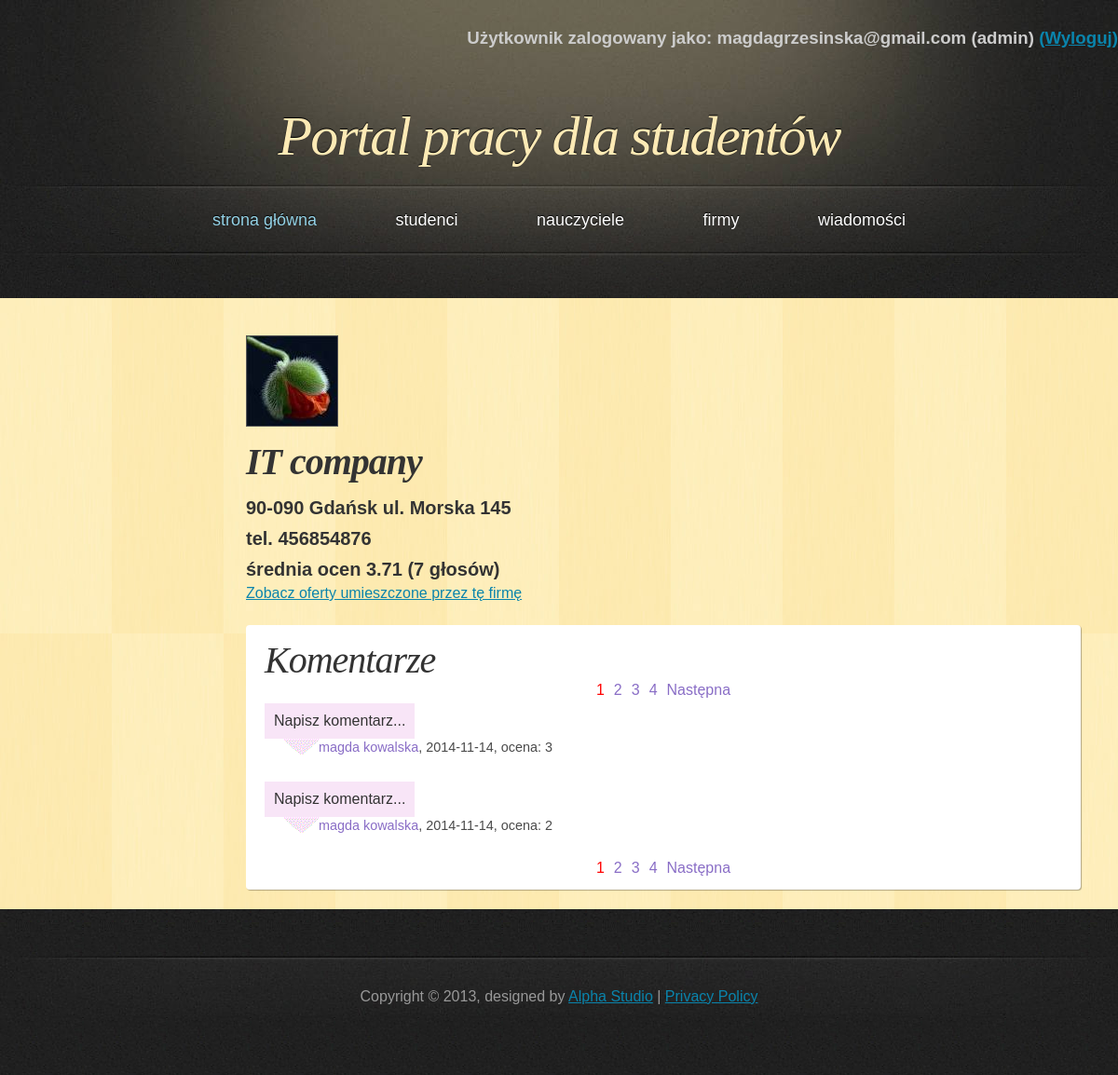
/PortalPracy/php/profile_company.php?id=1 (signed in), run on the app's committed database.
### tables this page shows
CREATE TABLE IF NOT EXISTS `company` (
  `company_id` int(11) NOT NULL AUTO_INCREMENT,
  `name` varchar(50) NOT NULL,
  `address` varchar(50) NOT NULL,
  `telephone` varchar(11) NOT NULL,
  `e_mail` varchar(50) NOT NULL,
  `password` varchar(100) NOT NULL,
  `active` tinyint(1) NOT NULL,
  `account_create_date` date NOT NULL,
  `photoname` varchar(30) NOT NULL,
  PRIMARY KEY (`company_id`)
);

CREATE TABLE IF NOT EXISTS `comment` (
  `comment_id` int(11) NOT NULL AUTO_INCREMENT,
  `company_id` int(11) NOT NULL,
  `student_id` int(11) NOT NULL,
  `content` text NOT NULL,
  `date` date NOT NULL,
  `rate` int(11) NOT NULL,
  PRIMARY KEY (`comment_id`),
  KEY `company_id` (`company_id`,`student_id`),
  KEY `student_id` (`student_id`)
);

CREATE TABLE IF NOT EXISTS `student` (
  `student_id` int(11) NOT NULL AUTO_INCREMENT,
  `name` varchar(45) NOT NULL,
  `last_name` varchar(45) NOT NULL,
  `address` varchar(50) NOT NULL,
  `telephone` varchar(11) NOT NULL,
  `e_mail` varchar(50) NOT NULL,
  `password` varchar(100) NOT NULL,
  `education` text NOT NULL,
  `languages` text NOT NULL,
  `experience` text NOT NULL,
  `skills` text NOT NULL,
  `interest` text NOT NULL,
  `employment_form` text NOT NULL,
  `change_of_residence` tinyint(1) NOT NULL,
  `salary` float NOT NULL,
  `status` text NOT NULL,
  `account_creation_date` date NOT NULL,
  `is_admin` tinyint(1) NOT NULL DEFAULT '0',
  `photoname` varchar(30) NOT NULL,
  PRIMARY KEY (`student_id`)
);

### PortalPracy/php/classDatabase.php (called while the page is built, shortened)
<?php
class Database {
    private $db;
    function __construct() {
        $this->server = 'localhost';
        $this->user = 'root';
        $this->password = '';
        $this->basename = 'data_base';
        $this->db = new mysqli($this->server, $this->user, $this->password, $this->basename);
        if ($this->db->connect_error) {
            die('Blad polaczenia z baza danych (' . $this->db->connect_errno . ') ' . $this->db->connect_error);
        } else {
            $this->db->query("SET NAMES 'utf8'");
        }
    }
    function get_company_data($id) {
        if ($result = $this->db->query("SELECT * FROM `company` WHERE `company_id`='$id'")) {
            if ($result->num_rows == 0) {
                return false;
            } else {
                $obj = $result->fetch_object();
                $array = array();
                $array['company_id'] = $obj->company_id;
                $array['name'] = $obj->name;
                $array['address'] = $obj->address;
                $array['telephone'] = $obj->telephone;
                $array['photoname'] = $obj->photoname;
                return $array;
            }
        }
    }
    function get_company_number() {
        if ($result = $this->db->query("SELECT * FROM `company`")) {
            $all = $result->num_rows;
        }
        return $all;
    }
    function get_comments_number($company_id) {
        if ($result = $this->db->query("SELECT * FROM `comment` WHERE `company_id`=$company_id")) {
            $all_refs = $result->num_rows;
        }
        return $all_refs;
    }
    function get_comments_list($start, $onpage, $company_id) {
        if ($result = $this->db->query("SELECT * FROM `comment` c JOIN `student` s ON c.`student_id`=s.`student_id` WHERE `company_id`=$company_id ORDER BY `date` DESC, `comment_id` DESC LIMIT $start, $onpage")) {
            return $result;
        } else
            echo "niepoprawne zapytanie";
    }
}

### PortalPracy/php/profile_company.php (the view, shortened to what this page needs)
<!DOCTYPE html>
<html>
    <head>
        <link href="../css/style.css" rel="stylesheet" type="text/css" />
    </head>
    <body>
        <div id="header">
            <?php
            include_once 'classPage.php';
            $page = new Page;
            $page->dologinfo();
            ?>
            <h1><a href="index.php">Portal pracy dla studentów</a></h1>
        </div>
        <?php
        $page->domenu();
        ?>
        <div id="main">
            <div id="content">
                <?php
                if (isset($_SESSION['name'])) {
                    include_once 'classDatabase.php';
                    $db = new Database();
                    if (!isset($_GET["id"])) {
                        if ($_SESSION['usertype'] == 'firma') {
                            $id = $_SESSION['id'];
                        } else {
                            $id = -1;
                        }
                    } else {
                        $id = $_GET['id'];
                    }
                    $allstudents = $db->get_company_number();
                    if ($id > $allstudents or $id == -1) {
                        echo "<h3>niepoprawny numer firmy</h3>";
                    } else {
                        $data = $db->get_company_data($id);
                        echo "<div id='profile_description'>";
                        echo "<img src='../galery_company/" . $data['photoname'] . "' class='photo'/>";
                        echo "<h2 class='datas_list_name'>" . $data['name'] . "</h2>";
                        echo "<h3 class='datas_list'>" . $data['address'] . "</h3>";
                        echo "<h3 class='datas_list'>tel. " . $data['telephone'] . "</h3>";
                        include_once 'classComment.php';
                        $com = Comment::make_new_to_count_average($id);
                        echo "<h3 class='datas_list'>średnia ocen <span id='average'>".$com->count_average()."</span> (<span id='allvotes'>".$com->count_number_of_votes()."</span> głosów)</h3>";
                        echo "<a href='list_offer_added.php?id=".$data['company_id']."'>Zobacz oferty umieszczone przez tę firmę</a>";
                        echo "</div>";
                        echo "<div id='comments'>";
                        echo "<h2>Komentarze</h2>";
                            ?>
                            <?php
                        $onpage = 2;
                        $all = $db->get_comments_number($id);
                        $start = $page->dopaging($onpage, $all, "profile_company.php?id=$id&amp;");
                        $result = $db->get_comments_list($start, $onpage, $id);
                        echo "<div id='shown_comments'>";
                        while ($obj = $result->fetch_object()) {
                            include_once 'classComment.php';
                            $com = Comment::make_new_to_display($obj->student_id, $obj->name, $obj->last_name, $obj->date, $obj->content, $obj->rate);
                            echo $com->display();
                        }
                        echo "</div>";
                        echo "</div>";
                    }
                }
                ?>
            </div>
            <div id="sidebar">
            </div>
            <div class="clearing">&nbsp;</div>
        </div>
    </body>
</html>

### PortalPracy/php/classComment.php (shortened to what this page needs)
<?php
include_once 'classDatabase.php';
class Comment {
    private $mysqli;
    private $student_id;
    private $student_name;
    private $student_last_name;
    private $company_id;
    private $date;
    private $content;
    private $rate;
    function __construct() {
        $this->mysqli = new Database();
    }
    public static function make_new_to_display($student_id, $student_name, $student_last_name, $date, $content, $rate) {
        $obj = new Comment();
        $obj->set_student_id($student_id);
        $obj->set_student_name($student_name);
        $obj->set_student_last_name($student_last_name);
        $obj->set_date($date);
        $obj->set_content($content);
        $obj->set_rate($rate);
        return $obj;
    }
    public static function make_new_to_count_average($company_id) {
        $obj = new Comment();
        $obj->set_company_id($company_id);
        return $obj;
    }
    function display() {
        $string = '';
        $string.= "<div class='commentbox'>";
        $string.= $this->content;
        $string.= "</div>";
        $string.= "<div class='commentfooter'>";
        $string.= "<a href='profile_student.php?id=" . $this->student_id . "'>" . $this->student_name . " " . $this->student_last_name . "</a>, ";
        $string.= $this->date;
        $string.= ", ocena: " . $this->rate;
        $string.= "</div>";
        return $string;
    }
    function count_number_of_votes() {
        return $this->mysqli->get_comments_number($this->company_id);
    }
    function count_average(){
        $all=$this->count_number_of_votes();
        if($all==0) {
            $average=0;
        } else {
            $sum=0;
            $votes=$this->mysqli->get_comments_list(0, $all, $this->company_id);
            while ($obj = $votes->fetch_object()) {
                $sum+=$obj->rate;
            }
            $average=$sum/$all;
        }
        return round($average,2);
    }
    public function set_student_id($student_id) {
        $this->student_id = $student_id;
    }
    public function set_student_name($student_name) {
        $this->student_name = $student_name;
    }
    public function set_student_last_name($student_last_name) {
        $this->student_last_name = $student_last_name;
    }
    public function set_date($date) {
        $this->date = $date;
    }
    public function set_content($content) {
        $this->content = $content;
    }
    public function set_rate($rate) {
        $this->rate = $rate;
    }
    public function set_company_id($company_id) {
        $this->company_id = $company_id;
    }
}

### PortalPracy/css/style.css (style rules this page uses)
* { margin: 0; padding: 0; }
body { font: 16px "Trebuchet MS", Arial, Helvetica, sans-serif; color: #333333; background: #202020 url('../images/bg.jpg'); }
h1, h2 { font-family: Georgia, Times, serif; font-weight: normal; font-style: italic; }
h1 { font-size: 3em; letter-spacing: -2px; }
h2 { font-size: 2.5em; letter-spacing: -1px; }
a { text-decoration: underline; color: #0A84AC; }
img { border: 1px solid #555555; }
#header, #menu, #footer { margin: 0 auto; width: 1200px; }
#header { height: 197px; background: #202020 url('../images/header.jpg'); }
#header h1 { font-size: 60px; text-align: center; text-shadow: 0px -1px 1px #000000; color: #FDEAB5; padding-top: 60px; }
#header h1 a { text-decoration: none; color: #FDEAB5; }
#main { width: 1120px; margin: 0 auto 50px auto; padding: 40px 40px 0 40px; background: #FEEBB2 url('../images/main.jpg'); }
#content { float: right; width: 80%; padding: 0 0 20px 0; }
#sidebar { float: left; width: 20%; padding: 0 0 20px 0; }
.clearing { clear: both; height: 1px; overflow: hidden; }
.datas_list { font-size: 20px; margin-top: 10px; margin-bottom: 5px; }
.datas_list_name { font-size: 40px; font-weight: bold; margin-top: 10px; margin-bottom: 15px; }
#references, #comments { display: block; width: 100%; background: #fff; padding: 14px 20px; -webkit-border-radius: 4px; -moz-border-radius: 4px; border-radius: 4px; -webkit-box-shadow: 1px 1px 1px rgba(0,0,0,0.3); -moz-box-shadow: 1px 1px 1px rgba(0,0,0,0.3); box-shadow: 1px 1px 1px rgba(0,0,0,0.3); box-sizing: border-box; margin-top: 25px; }
#references a, #comments a { color: #896dc6; text-decoration: none; }
.commentbox { background-color: #ececec; //width: 450px; padding: 10px; margin-top: 5px; width: max-content; }
#comments .commentbox { background-color: #F8E5F7; }
.commentfooter { background: url(../images/arrow.gif) 20px 0 no-repeat; padding-left: 58px; padding-top: 1px; margin-bottom: 2em; font-size: 90%; color: #4A4A4A; }
#comments .commentfooter { background: url(../images/arrow2.gif) 20px 0 no-repeat; }

### data on the page
company: photoname (picture), name "IT company", address "90-090 Gdańsk ul. Morska 145", telephone "456854876"
comment: $com->display() "Napisz komentarz... 2014-11-14, ocena: 3", student.name "magda", student.last_name "kowalska"
comment: $com->display() "Napisz komentarz... 2014-11-14, ocena: 2", student.name "magda", student.last_name "kowalska"

### other printed values
$_SESSION['name'] "magdagrzesinska@gmail.com"
$_SESSION['usertype'] "admin"
$com->count_average() "3.71"
$com->count_number_of_votes() "7"
